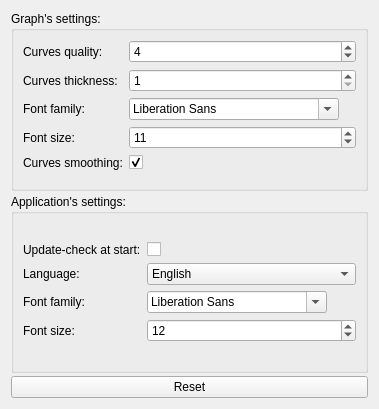
<?xml version="1.0" encoding="UTF-8"?>
<ui version="4.0">
 <class>Settings</class>
 <widget class="QWidget" name="Settings">
  <property name="geometry">
   <rect>
    <x>0</x>
    <y>0</y>
    <width>379</width>
    <height>409</height>
   </rect>
  </property>
  <property name="sizePolicy">
   <sizepolicy hsizetype="Minimum" vsizetype="Preferred">
    <horstretch>0</horstretch>
    <verstretch>0</verstretch>
   </sizepolicy>
  </property>
  <property name="minimumSize">
   <size>
    <width>0</width>
    <height>0</height>
   </size>
  </property>
  <property name="maximumSize">
   <size>
    <width>16777215</width>
    <height>16777215</height>
   </size>
  </property>
  <property name="windowTitle">
   <string>Settings</string>
  </property>
  <property name="windowIcon">
   <iconset resource="../ressources.qrc">
    <normaloff>:/icons/settings.png</normaloff>:/icons/settings.png</iconset>
  </property>
  <layout class="QVBoxLayout" name="verticalLayout">
   <property name="spacing">
    <number>3</number>
   </property>
   <item>
    <widget class="QGroupBox" name="groupBox">
     <property name="sizePolicy">
      <sizepolicy hsizetype="Minimum" vsizetype="Preferred">
       <horstretch>0</horstretch>
       <verstretch>0</verstretch>
      </sizepolicy>
     </property>
     <property name="title">
      <string>Graph's settings:</string>
     </property>
     <layout class="QFormLayout" name="formLayout">
      <item row="0" column="0">
       <widget class="QLabel" name="label_4">
        <property name="sizePolicy">
         <sizepolicy hsizetype="Preferred" vsizetype="Preferred">
          <horstretch>0</horstretch>
          <verstretch>0</verstretch>
         </sizepolicy>
        </property>
        <property name="maximumSize">
         <size>
          <width>16777215</width>
          <height>50</height>
         </size>
        </property>
        <property name="toolTip">
         <string>If the quality is increased, the execution speed is decreased and conversely.</string>
        </property>
        <property name="text">
         <string>Curves quality:</string>
        </property>
       </widget>
      </item>
      <item row="0" column="1">
       <widget class="QSpinBox" name="distanceWidget">
        <property name="maximumSize">
         <size>
          <width>16777215</width>
          <height>25</height>
         </size>
        </property>
        <property name="toolTip">
         <string>Distance in pixels</string>
        </property>
        <property name="minimum">
         <number>1</number>
        </property>
        <property name="maximum">
         <number>16</number>
        </property>
        <property name="value">
         <number>4</number>
        </property>
       </widget>
      </item>
      <item row="1" column="0">
       <widget class="QLabel" name="label">
        <property name="toolTip">
         <string/>
        </property>
        <property name="text">
         <string>Curves thickness:</string>
        </property>
       </widget>
      </item>
      <item row="1" column="1">
       <widget class="QSpinBox" name="thicknessWidget">
        <property name="maximumSize">
         <size>
          <width>16777215</width>
          <height>25</height>
         </size>
        </property>
        <property name="minimum">
         <number>1</number>
        </property>
        <property name="maximum">
         <number>5</number>
        </property>
       </widget>
      </item>
      <item row="2" column="0">
       <widget class="QLabel" name="label_11">
        <property name="text">
         <string>Font family:</string>
        </property>
       </widget>
      </item>
      <item row="2" column="1">
       <widget class="QFontComboBox" name="graphFont">
        <property name="sizePolicy">
         <sizepolicy hsizetype="Minimum" vsizetype="Preferred">
          <horstretch>0</horstretch>
          <verstretch>0</verstretch>
         </sizepolicy>
        </property>
        <property name="minimumSize">
         <size>
          <width>0</width>
          <height>0</height>
         </size>
        </property>
        <property name="maximumSize">
         <size>
          <width>210</width>
          <height>16777215</height>
         </size>
        </property>
        <property name="sizeAdjustPolicy">
         <enum>QComboBox::AdjustToContents</enum>
        </property>
       </widget>
      </item>
      <item row="3" column="0">
       <widget class="QLabel" name="label_7">
        <property name="toolTip">
         <string>Digits size shown on the graph</string>
        </property>
        <property name="text">
         <string>Font size:</string>
        </property>
       </widget>
      </item>
      <item row="3" column="1">
       <widget class="QSpinBox" name="graphFontSize">
        <property name="maximumSize">
         <size>
          <width>16777215</width>
          <height>25</height>
         </size>
        </property>
        <property name="toolTip">
         <string>Size in pixel</string>
        </property>
        <property name="minimum">
         <number>8</number>
        </property>
        <property name="maximum">
         <number>20</number>
        </property>
        <property name="value">
         <number>11</number>
        </property>
       </widget>
      </item>
      <item row="4" column="0">
       <widget class="QLabel" name="label_5">
        <property name="text">
         <string>Curves smoothing:</string>
        </property>
       </widget>
      </item>
      <item row="4" column="1">
       <widget class="QCheckBox" name="smoothing">
        <property name="maximumSize">
         <size>
          <width>25</width>
          <height>25</height>
         </size>
        </property>
        <property name="text">
         <string/>
        </property>
        <property name="checked">
         <bool>true</bool>
        </property>
        <property name="tristate">
         <bool>false</bool>
        </property>
       </widget>
      </item>
     </layout>
    </widget>
   </item>
   <item>
    <widget class="QGroupBox" name="groupBox_2">
     <property name="sizePolicy">
      <sizepolicy hsizetype="Minimum" vsizetype="Preferred">
       <horstretch>0</horstretch>
       <verstretch>0</verstretch>
      </sizepolicy>
     </property>
     <property name="title">
      <string>Application's settings:</string>
     </property>
     <layout class="QFormLayout" name="formLayout_2">
      <property name="rowWrapPolicy">
       <enum>QFormLayout::DontWrapRows</enum>
      </property>
      <property name="labelAlignment">
       <set>Qt::AlignLeading|Qt::AlignLeft|Qt::AlignVCenter</set>
      </property>
      <property name="formAlignment">
       <set>Qt::AlignCenter</set>
      </property>
      <item row="0" column="0">
       <widget class="QLabel" name="label_9">
        <property name="text">
         <string>Update-check at start:</string>
        </property>
       </widget>
      </item>
      <item row="0" column="1">
       <widget class="QCheckBox" name="updateCheckAtStart">
        <property name="maximumSize">
         <size>
          <width>25</width>
          <height>25</height>
         </size>
        </property>
        <property name="text">
         <string/>
        </property>
       </widget>
      </item>
      <item row="1" column="0">
       <widget class="QLabel" name="label_10">
        <property name="text">
         <string>Language:</string>
        </property>
       </widget>
      </item>
      <item row="1" column="1">
       <widget class="QComboBox" name="languageComboBox">
        <property name="sizePolicy">
         <sizepolicy hsizetype="Minimum" vsizetype="Fixed">
          <horstretch>0</horstretch>
          <verstretch>0</verstretch>
         </sizepolicy>
        </property>
        <property name="maximumSize">
         <size>
          <width>16777215</width>
          <height>25</height>
         </size>
        </property>
        <item>
         <property name="text">
          <string>English</string>
         </property>
        </item>
        <item>
         <property name="text">
          <string>Français</string>
         </property>
        </item>
       </widget>
      </item>
      <item row="2" column="0">
       <widget class="QLabel" name="label_12">
        <property name="text">
         <string>Font family:</string>
        </property>
       </widget>
      </item>
      <item row="3" column="0">
       <widget class="QLabel" name="label_13">
        <property name="text">
         <string>Font size:</string>
        </property>
       </widget>
      </item>
      <item row="3" column="1">
       <widget class="QSpinBox" name="appFontSize">
        <property name="maximumSize">
         <size>
          <width>16777215</width>
          <height>25</height>
         </size>
        </property>
        <property name="minimum">
         <number>8</number>
        </property>
        <property name="maximum">
         <number>20</number>
        </property>
        <property name="value">
         <number>12</number>
        </property>
       </widget>
      </item>
      <item row="2" column="1">
       <widget class="QFontComboBox" name="appFontFamily">
        <property name="sizePolicy">
         <sizepolicy hsizetype="Minimum" vsizetype="Preferred">
          <horstretch>0</horstretch>
          <verstretch>0</verstretch>
         </sizepolicy>
        </property>
        <property name="maximumSize">
         <size>
          <width>180</width>
          <height>16777215</height>
         </size>
        </property>
        <property name="sizeAdjustPolicy">
         <enum>QComboBox::AdjustToContents</enum>
        </property>
       </widget>
      </item>
     </layout>
    </widget>
   </item>
   <item>
    <widget class="QPushButton" name="reset">
     <property name="text">
      <string>Reset</string>
     </property>
    </widget>
   </item>
  </layout>
 </widget>
 <resources>
  <include location="../ressources.qrc"/>
 </resources>
 <connections/>
</ui>
